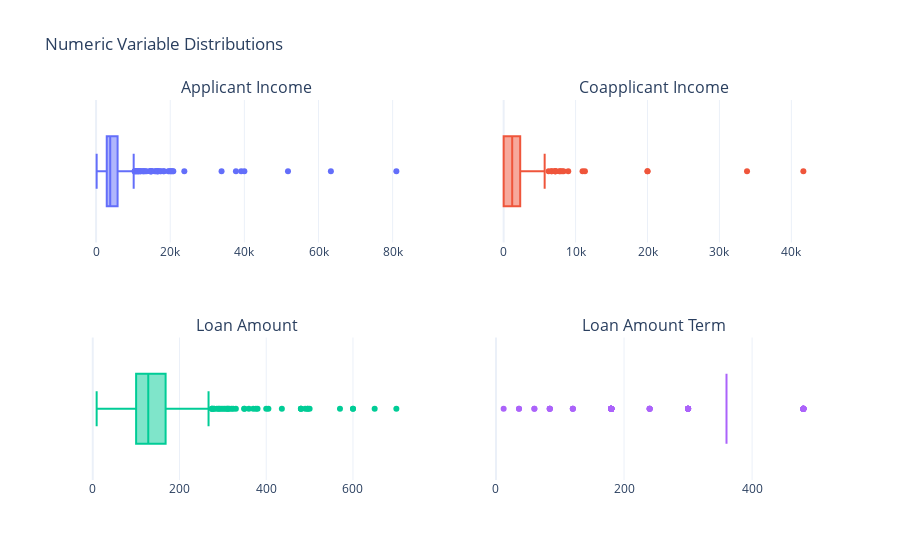

Notebook cell for this chart:
### Code cell
from plotly.subplots import make_subplots
num_cols = 2
num_rows = (len(df_numeric.columns) + num_cols - 1) // num_cols
fig = make_subplots(rows=num_rows, cols=num_cols, subplot_titles=[to_neat_column_name(col) for col in df_numeric.columns])

for i, column in enumerate(df_numeric.columns):
    row = i // num_cols + 1
    col = i % num_cols + 1
    current = fig.add_box(x=df_numeric[column],row=row, col=col, name="")

fig.update_layout(
    title='Numeric Variable Distributions',
    height=800,
    showlegend=False,
    template='plotly_white'
)

fig.show()

### Figure 1 — Plotly figure (JSON) as saved in the notebook; plotly's stock layout.template omitted (floating-point values rounded to 4 significant figures; data arrays with more than 128 entries replaced by an {"elided": "..."} marker saying what was removed)
{"data": [{"name": "", "type": "box", "x": {"elided": "614 int values"}, "xaxis": "x", "yaxis": "y"}, {"name": "", "type": "box", "x": {"elided": "614 float values"}, "xaxis": "x2", "yaxis": "y2"}, {"name": "", "type": "box", "x": {"elided": "614 int values"}, "xaxis": "x3", "yaxis": "y3"}, {"name": "", "type": "box", "x": {"elided": "614 int values"}, "xaxis": "x4", "yaxis": "y4"}], "layout": {"annotations": [{"font": {"size": 16}, "showarrow": false, "text": "Applicant Income", "x": 0.225, "xanchor": "center", "xref": "paper", "y": 1, "yanchor": "bottom", "yref": "paper"}, {"font": {"size": 16}, "showarrow": false, "text": "Coapplicant Income", "x": 0.775, "xanchor": "center", "xref": "paper", "y": 1, "yanchor": "bottom", "yref": "paper"}, {"font": {"size": 16}, "showarrow": false, "text": "Loan Amount", "x": 0.225, "xanchor": "center", "xref": "paper", "y": 0.375, "yanchor": "bottom", "yref": "paper"}, {"font": {"size": 16}, "showarrow": false, "text": "Loan Amount Term", "x": 0.775, "xanchor": "center", "xref": "paper", "y": 0.375, "yanchor": "bottom", "yref": "paper"}], "autosize": true, "showlegend": false, "title": {"text": "Numeric Variable Distributions"}, "xaxis": {"anchor": "y", "autorange": true, "domain": [0, 0.45], "range": [-4342.0, 85490.0], "type": "linear"}, "xaxis2": {"anchor": "y2", "autorange": true, "domain": [0.55, 1], "range": [-2315.0, 43980.0], "type": "linear"}, "xaxis3": {"anchor": "y3", "autorange": true, "domain": [0, 0.45], "range": [-29.39, 738.4], "type": "linear"}, "xaxis4": {"anchor": "y4", "autorange": true, "domain": [0.55, 1], "range": [-14, 506], "type": "linear"}, "yaxis": {"anchor": "x", "autorange": true, "domain": [0.625, 1], "range": [-0.5, 0.5], "type": "category"}, "yaxis2": {"anchor": "x2", "autorange": true, "domain": [0.625, 1], "range": [-0.5, 0.5], "type": "category"}, "yaxis3": {"anchor": "x3", "autorange": true, "domain": [0, 0.375], "range": [-0.5, 0.5], "type": "category"}, "yaxis4": {"anchor": "x4", "autorange": true, "domain": [0, 0.375], "range": [-0.5, 0.5], "type": "category"}}}
